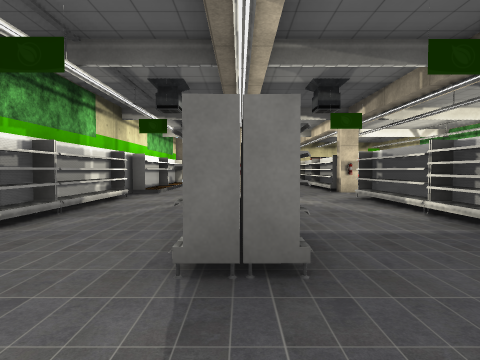
view 1 (above)

19 first-person views from a walk through a scene from a Unity 3-D project. The camera is 1.2 m above the floor, tilts 2° down and sees 80° across. The floor is counted in squares, 2 m on a side. Each view is taken from the middle of a square. On the plan, view 1 faces up. The plan holds only what a view shows up to about 9 squares ahead; the rest is blank. Door leaves are left out, so doorways stand open. Some surface patterns are stand-ins.

view 2
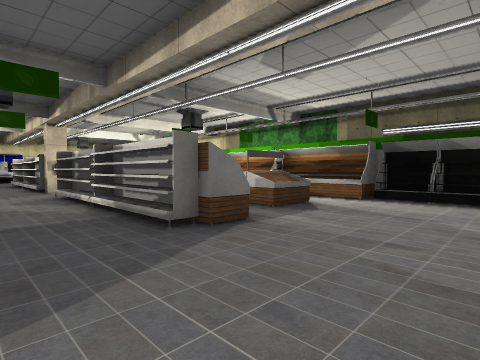

view 3
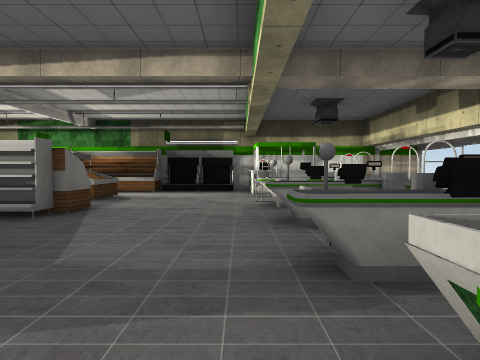

view 4
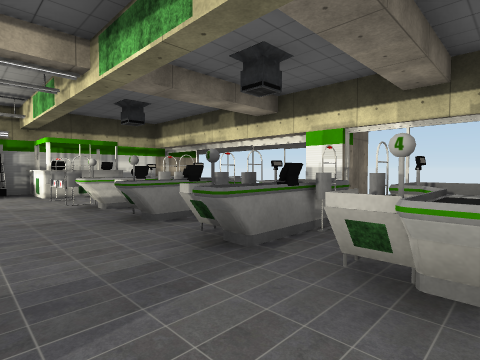

view 5
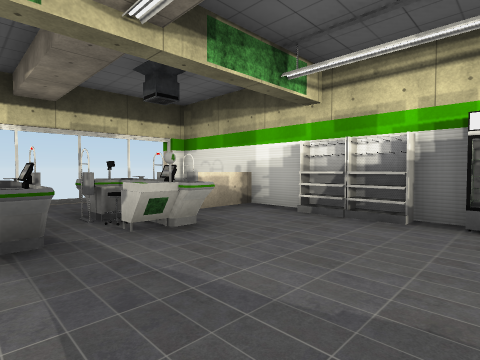

view 6
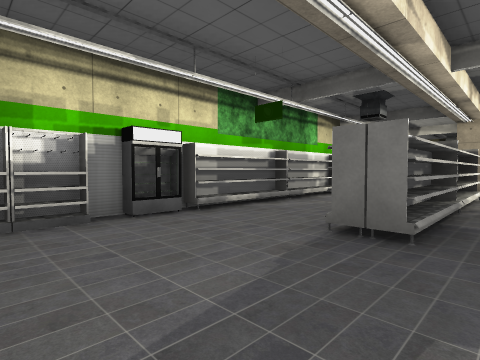

view 7
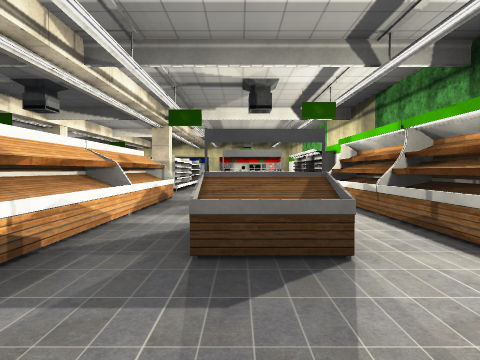

view 8
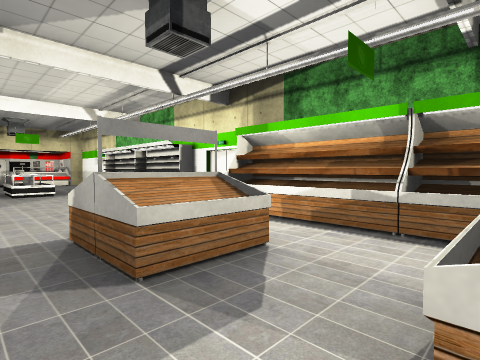

view 9
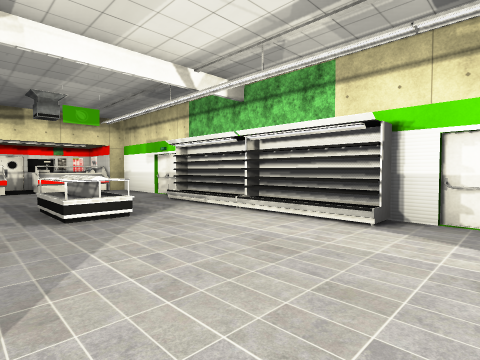

view 10
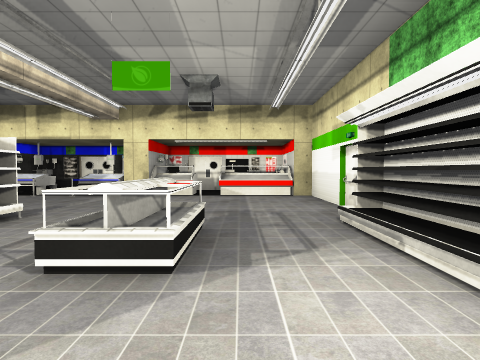

view 11
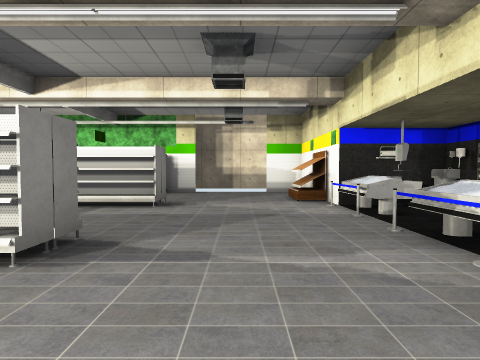

view 12
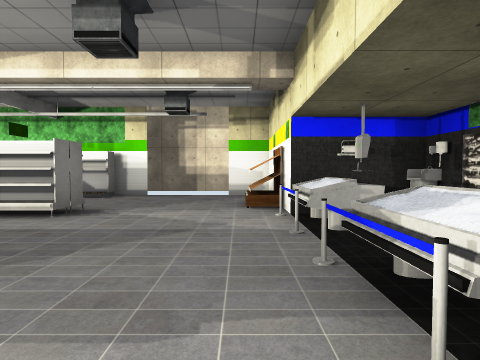

view 13
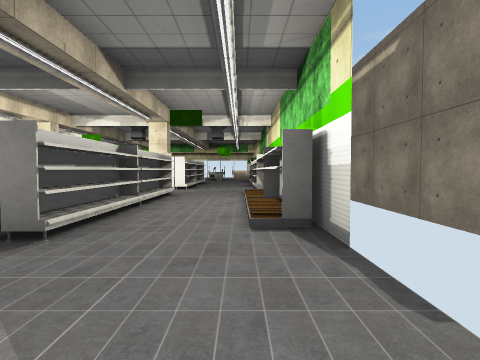

view 14
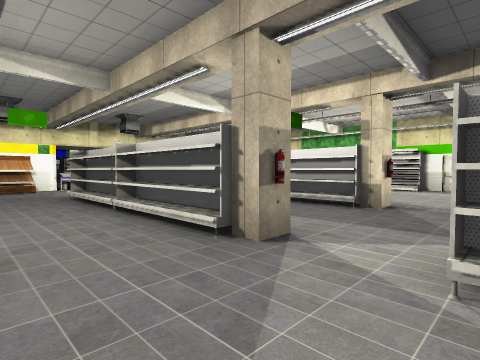

view 15
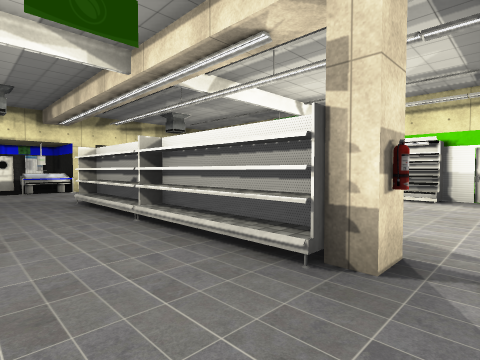

view 16
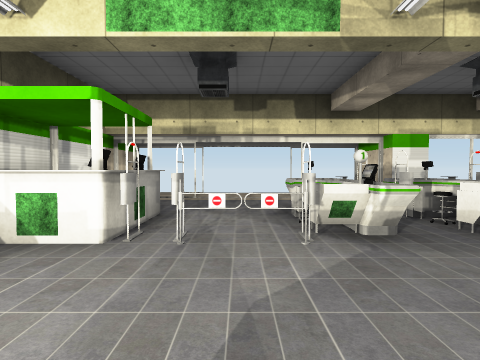

view 17
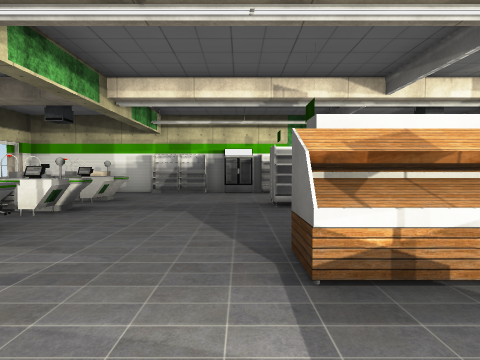

view 18
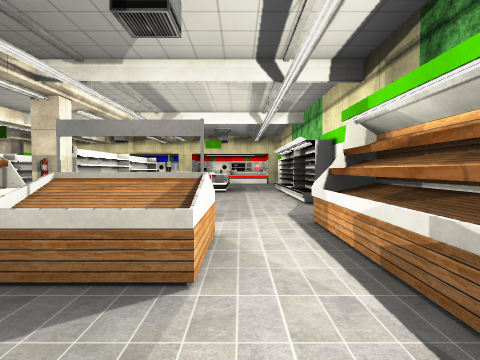

view 19
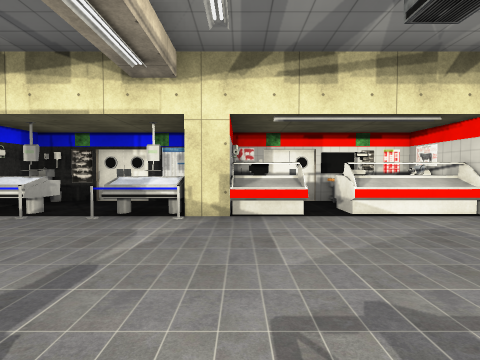

### Floor plan
Key: @ floor where view 1 was taken; # wall or solid block; . main floor; : floor 0.25 m higher than the main floor; / step, stairs or slope; D open door; O other object.
Columns run from 4 left of view 1 to 8 right of it. Each row starts with its distance up from view 1.
 18     ########
 17     O..#O OO
 16  ###OO.OOOOO#
 15  #.O.O.O....#
 14  D..........#
 13 #D..........#
 12 ##..O..O./..#
 11 #O..O..O.O.O#
 10 ##..O..O....#
  9 #O..O..O...O#
  8  O..O..O....#
  7  #..........#
  6  #..O..O...O#
  5  O..O..O.O.O#
  4  #..O..O...O#
  3  O..O..O.O.O#
  2  #..O..O.O.O#
  1  O.........O#
  0  #..@......O#
 -1  #......OOO.#
 -2  #.OOOOOO.O:#
 -3  #OOOOOOO.OO#
 -4  # ..#  ... #
 -5  #######DDD##

Positions as (right, up) in squares from view 1, and headings:
1: (0, 0), facing up
2: (1, -1), facing up-right
3: (-1, -1), facing right
4: (-1, 0), facing down-right
5: (1, 1), facing down-left
6: (1, -1), facing up-left
7: (5, 0), facing up
8: (4, 3), facing up-right
9: (4, 7), facing up-right
10: (6, 9), facing up
11: (5, 14), facing left
12: (4, 15), facing left
13: (-2, 15), facing down
14: (-2, 6), facing up-right
15: (1, 7), facing up-right
16: (5, 1), facing down
17: (5, 1), facing left
18: (6, 3), facing up
19: (4, 12), facing up
